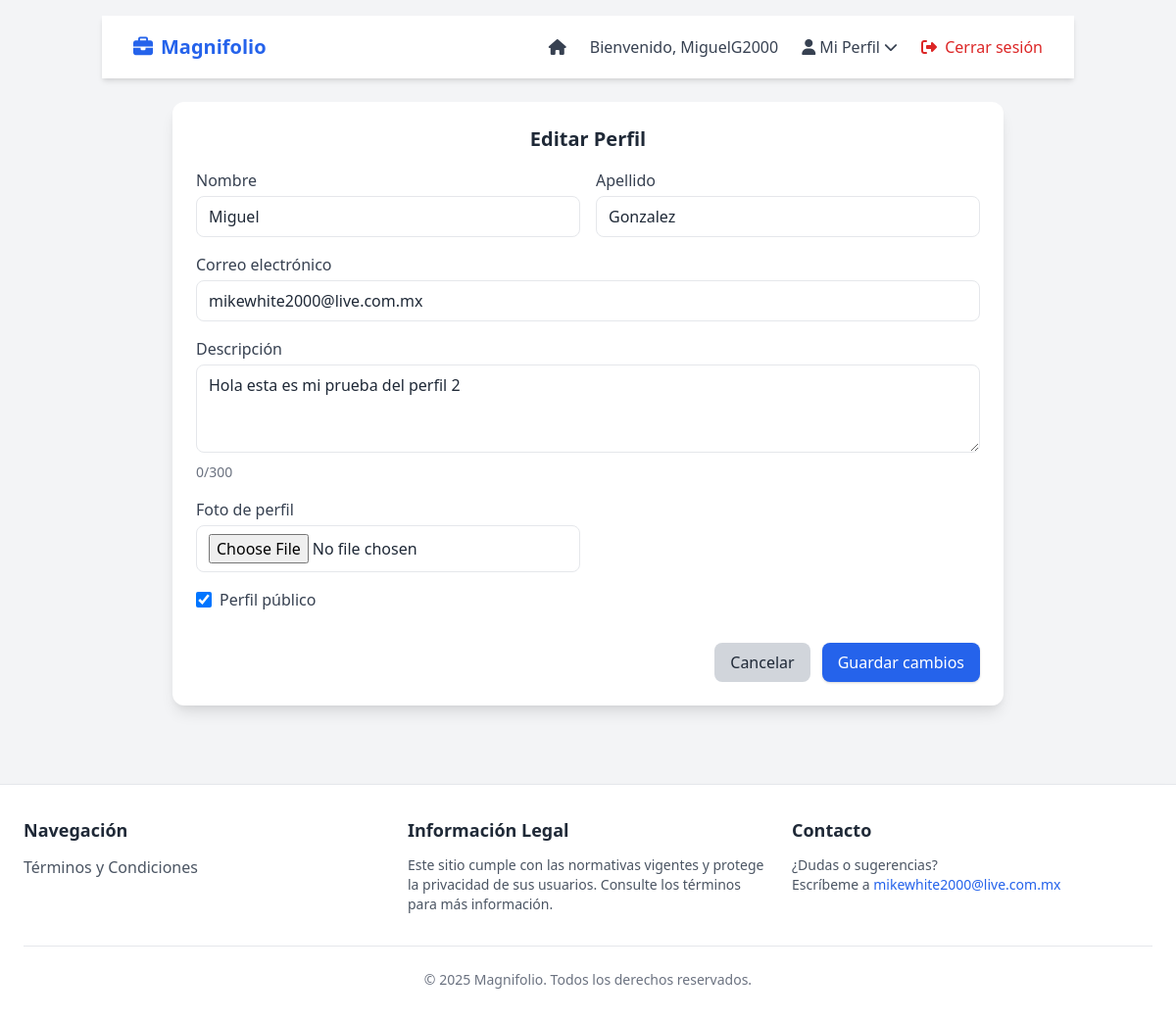
Page /editar_perfil/ (signed in) on the earlier database version.
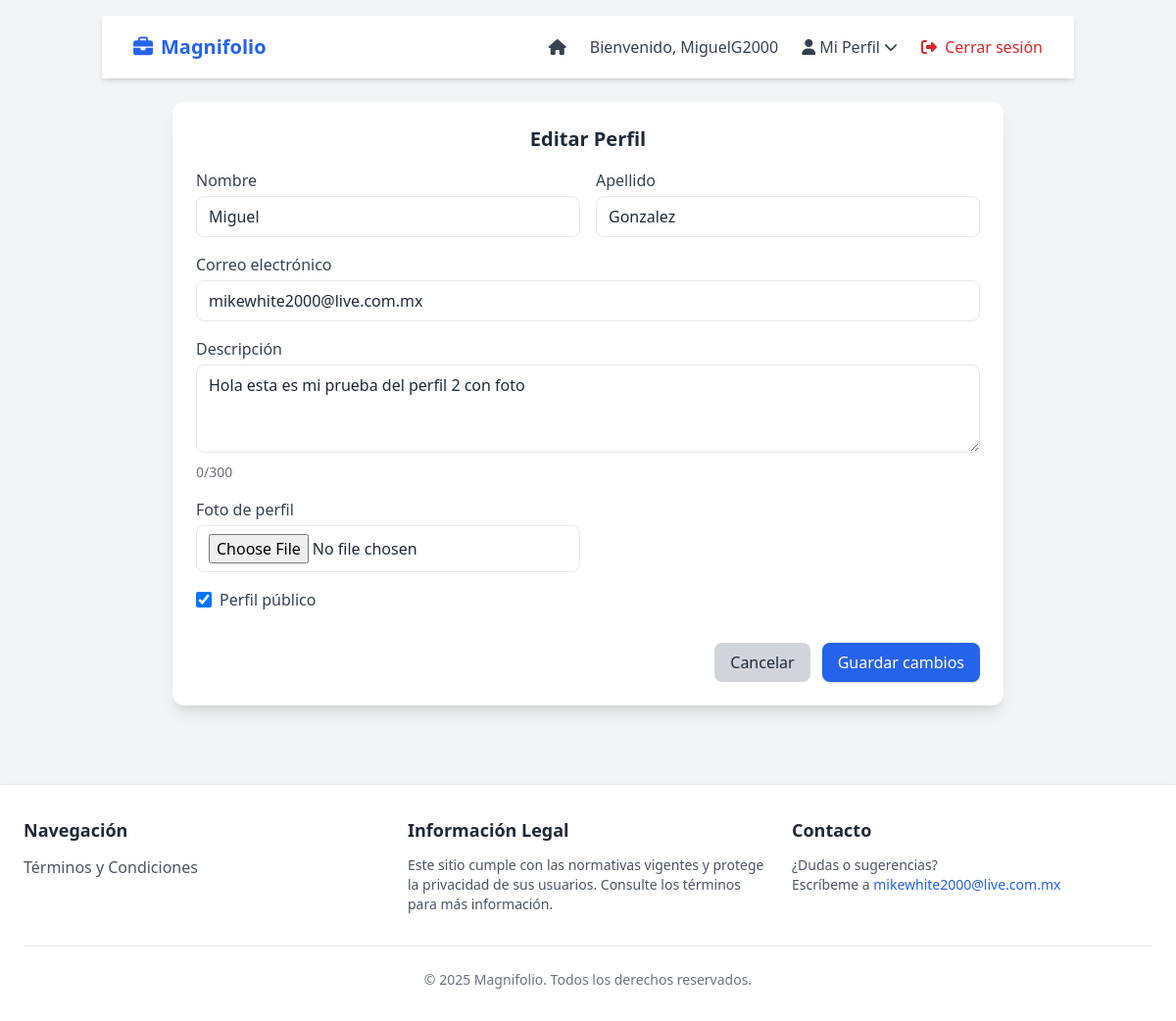
Same page on the later database version.
### usuarios/models.py (models this page shows, shortened)
class Usuario(AbstractUser):
    descripcion = models.TextField(max_length=300, null=True, blank=True)
    foto_perfil = models.ImageField(upload_to='fotos/', null=True, blank=True)
    visible = models.BooleanField(default=True)

### usuarios/views.py (the view)
# urls.py: path("editar_perfil/", editar_perfil, name="editar_perfil"),
@login_required
def editar_perfil(request):
    usuario = request.user
    if request.method == "POST":
        form = UsuarioForm(request.POST, request.FILES, instance=usuario)
        if form.is_valid():
            usuario = form.save(commit=False)
            cropped_data = request.POST.get("foto_perfil_cropped")
            if cropped_data:
                try:
                    format, imgstr = cropped_data.split(";base64,")
                    ext = format.split("/")[-1]
                    file_name = f"{usuario.username}_perfil.{ext}"
                    usuario.foto_perfil.save(
                        file_name,
                        ContentFile(base64.b64decode(imgstr)),
                        save=True
                    )
                except Exception as e:
                    messages.error(request, f"Error al procesar la imagen: {str(e)}")
            usuario.save()
            messages.success(request, "Tu perfil se actualizó correctamente ✅")
            return redirect(reverse_lazy('mi_perfil'))
        else:
            errors = form.errors.as_data()
            error_messages = []
            for field, error_list in errors.items():
                for error in error_list:
                    error_messages.append(f"{field}: {error.message}")
            messages.error(request, "\n".join(error_messages))
    else:
        form = UsuarioForm(instance=usuario)
    context = {
        "form": form
    }
    return render(request, 'editar_perfil.html', context)

### usuarios/forms.py (shortened to what this page needs)
class UsuarioForm(forms.ModelForm):
    class Meta:
        model = Usuario
        fields = ['first_name', 'last_name', 'email', 'descripcion', 'foto_perfil', 'visible']

### templates/editar_perfil.html (shortened to what this page needs)
{% extends 'base.html' %}
{% block navbar %}
    {% include 'navbar.html' %}
{% endblock %}
{% block content %}
<div class="max-w-4xl mx-auto p-6">
    <div class="bg-white rounded-xl shadow-lg p-6 relative">
        <h2 class="text-xl font-bold text-gray-800 mb-4 text-center">Editar Perfil</h2>
        <form method="post" enctype="multipart/form-data" class="space-y-4">
            <div class="grid grid-cols-1 md:grid-cols-2 gap-4">
                <div>
                    <label class="block text-gray-700 font-medium">Nombre</label>
                    <input type="text" name="first_name" value="{{ user.first_name }}"
                           class="w-full mt-1 px-3 py-2 border rounded-lg focus:ring focus:ring-blue-300">
                </div>
                <div>
                    <label class="block text-gray-700 font-medium">Apellido</label>
                    <input type="text" name="last_name" value="{{ user.last_name }}"
                           class="w-full mt-1 px-3 py-2 border rounded-lg focus:ring focus:ring-blue-300">
                </div>
            </div>
            <div>
                <label class="block text-gray-700 font-medium">Correo electrónico</label>
                <input type="email" name="email" value="{{ user.email }}"
                       class="w-full mt-1 px-3 py-2 border rounded-lg focus:ring focus:ring-blue-300">
            </div>
            <div>
                <label class="block text-gray-700 font-medium">Descripción</label>
                <textarea name="descripcion" rows="3" maxlength="300"
                          class="w-full mt-1 px-3 py-2 border rounded-lg focus:ring focus:ring-blue-300">{{ user.descripcion }}</textarea>
            </div>
            <div class="grid grid-cols-1 md:grid-cols-2 gap-4">
                <div>
                    <label class="block text-gray-700 font-medium">Foto de perfil</label>
                    <input id="fileInput" type="file" name="foto_perfil" accept="image/*"
                           class="w-full mt-1 px-3 py-2 border rounded-lg focus:ring focus:ring-blue-300">
                </div>
                <div class="flex justify-center items-center">
                </div>
            </div>
            <div class="flex items-center">
                <input type="checkbox" name="visible" id="visible"
                       {% if user.visible %}checked{% endif %}
                       class="h-4 w-4 text-blue-600 border-gray-300 rounded">
                <label for="visible" class="ml-2 text-gray-700">Perfil público</label>
            </div>
            <div class="flex justify-end space-x-3 pt-4">
                <a href="{% url 'mi_perfil' %}"
                   class="px-4 py-2 bg-gray-300 rounded-lg hover:bg-gray-400 transition">
                    Cancelar
                </a>
                <button type="submit"
                        class="px-4 py-2 bg-blue-600 text-white rounded-lg shadow hover:bg-blue-700 transition">
                    Guardar cambios
                </button>
            </div>
        </form>
    </div>
</div>
{% endblock %}

### templates/navbar.html (shortened to what this page needs)
{% load static %}
<!DOCTYPE html>
<html lang="es">
<head>
    <link href="https://cdn.jsdelivr.net/npm/tailwindcss@2.2.19/dist/tailwind.min.css" rel="stylesheet">
    <link rel="stylesheet" href="https://cdnjs.cloudflare.com/ajax/libs/font-awesome/6.5.1/css/all.min.css">
</head>
<body class="bg-gray-100 text-gray-800">
    <nav class="bg-white shadow-md">
        <div class="max-w-7xl mx-auto px-4 sm:px-6 lg:px-8">
            <div class="flex justify-between h-16">
                <div class="flex items-center">
                    <a href="{% url 'index' %}" class="text-xl font-bold text-blue-600 flex items-center">
                        <i class="fa-solid fa-briefcase mr-2"></i> Magnifolio
                    </a>
                </div>
                <div class="hidden md:flex items-center space-x-6">
                    <a href="{% url 'index' %}" class="text-gray-700 hover:text-blue-600 transition">
                        <i class="fa-solid fa-house"></i>
                    </a>
                    {% if request.user.is_authenticated %}
                        <span class="text-gray-700">
                            Bienvenido, {{ request.user.username }}
                        </span>
                        <div class="relative">
                            <button id="perfil-btn" class="text-gray-700 hover:text-blue-600 transition flex items-center">
                                <i class="fa-solid fa-user mr-1"></i> Mi Perfil
                                <i class="fa-solid fa-chevron-down ml-1 text-sm"></i>
                            </button>
                        </div>
                        <a href="{% url 'logout' %}" class="text-red-600 hover:text-red-700 transition">
                            <i class="fa-solid fa-right-from-bracket mr-1"></i> Cerrar sesión
                        </a>
                    {% endif %}
                </div>
            </div>
        </div>
    </nav>
</body>
</html>

Differences in the rows shown:
changed Usuario "MiguelG2000": descripcion "Hola esta es mi prueba del perfil 2" → "Hola esta es mi prueba del perfil 2 con foto"
